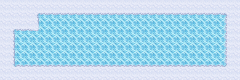

The image is a tile-based game level rendered from a .tmx file. Its description and complete source (layers, tilesets, objects, tile grids) follow:
An orthogonal 30x10 tile map with 8x8 px tiles, 1 tile layer (Floor) and 27 objects (19x Rock, 3x Crate, 3x Switch, Goal, Door).

<map version="1.2" tiledversion="1.2.2" orientation="orthogonal" renderorder="right-down" width="30" height="10" tilewidth="8" tileheight="8" infinite="0" nextlayerid="3" nextobjectid="32">
 <tileset firstgid="1" source="../asset/SNOW_ICE_TILESET.tsx" />
 <layer id="1" name="Floor" width="30" height="10">
  <data encoding="csv">
18,18,18,18,18,18,18,18,18,18,18,18,18,18,18,18,18,18,18,18,18,18,18,18,18,18,18,18,18,18,
18,18,18,18,4,5,5,5,5,5,5,5,5,5,5,5,5,5,5,5,5,5,5,5,5,5,5,5,6,18,
18,18,18,18,20,81,81,81,81,81,81,81,81,81,81,81,81,81,81,81,81,81,81,81,81,81,81,81,22,18,
18,4,5,5,9,81,81,81,81,81,81,81,81,81,81,81,81,81,81,81,81,81,81,81,81,81,81,81,22,18,
18,20,81,81,81,81,81,81,81,81,81,81,81,81,81,81,81,81,81,81,81,81,81,81,81,81,81,81,22,18,
18,20,81,81,81,81,81,81,81,81,81,81,81,81,81,81,81,81,81,81,81,81,81,81,81,81,81,81,22,18,
18,20,81,81,81,81,81,81,81,81,81,81,81,81,81,81,81,81,81,81,81,81,81,81,81,81,81,81,22,18,
18,20,81,81,81,81,81,81,81,81,81,81,81,81,81,81,81,81,81,81,81,81,81,81,81,81,81,81,22,18,
18,36,37,37,37,37,37,37,37,37,37,37,37,37,37,37,37,37,37,37,37,37,37,37,37,37,37,37,38,18,
18,18,18,18,18,18,18,18,18,18,18,18,18,18,18,18,18,18,18,18,18,18,18,18,18,18,18,18,18,18
</data>
 </layer>
 <objectgroup id="2" name="Objects">
  <object id="1" type="Goal" gid="138" x="112" y="40" width="8" height="8" />
  <object id="2" type="Rock" gid="154" x="104" y="32" width="8" height="8" />
  <object id="3" type="Rock" gid="154" x="104" y="40" width="8" height="8" />
  <object id="4" type="Rock" gid="154" x="104" y="48" width="8" height="8" />
  <object id="5" type="Rock" gid="154" x="112" y="32" width="8" height="8" />
  <object id="6" type="Rock" gid="154" x="120" y="32" width="8" height="8" />
  <object id="7" type="Rock" gid="154" x="120" y="40" width="8" height="8" />
  <object id="8" type="Rock" gid="154" x="120" y="48" width="8" height="8" />
  <object id="9" type="Door" gid="170" x="112" y="48" width="8" height="8" />
  <object id="10" type="Crate" gid="121" x="32" y="32" width="8" height="8" />
  <object id="12" type="Switch" gid="169" x="184" y="48" width="8" height="8" />
  <object id="13" type="Switch" gid="169" x="64" y="24" width="8" height="8" />
  <object id="14" type="Switch" gid="169" x="232" y="80" width="8" height="8" />
  <object id="15" type="Rock" gid="154" x="112" y="80" width="8" height="8" />
  <object id="16" type="Crate" gid="121" x="168" y="48" width="8" height="8" />
  <object id="17" type="Rock" gid="154" x="176" y="48" width="8" height="8" />
  <object id="18" type="Rock" gid="154" x="224" y="80" width="8" height="8" />
  <object id="21" type="Rock" gid="154" x="32" y="64" width="8" height="8" />
  <object id="22" type="Crate" gid="121" x="104" y="16" width="8" height="8" />
  <object id="23" type="Rock" gid="154" x="80" y="24" width="8" height="8" />
  <object id="24" type="Rock" gid="154" x="80" y="16" width="8" height="8" />
  <object id="25" type="Rock" gid="154" x="80" y="32" width="8" height="8" />
  <object id="26" type="Rock" gid="154" x="72" y="24" width="8" height="8" />
  <object id="27" type="Rock" gid="154" x="168" y="8" width="8" height="8" />
  <object id="28" type="Rock" gid="154" x="168" y="32" width="8" height="8" />
  <object id="29" type="Rock" gid="154" x="136" y="24" width="8" height="8" />
  <object id="30" type="Rock" gid="154" x="168" y="16" width="8" height="8" />
 </objectgroup>
</map>
